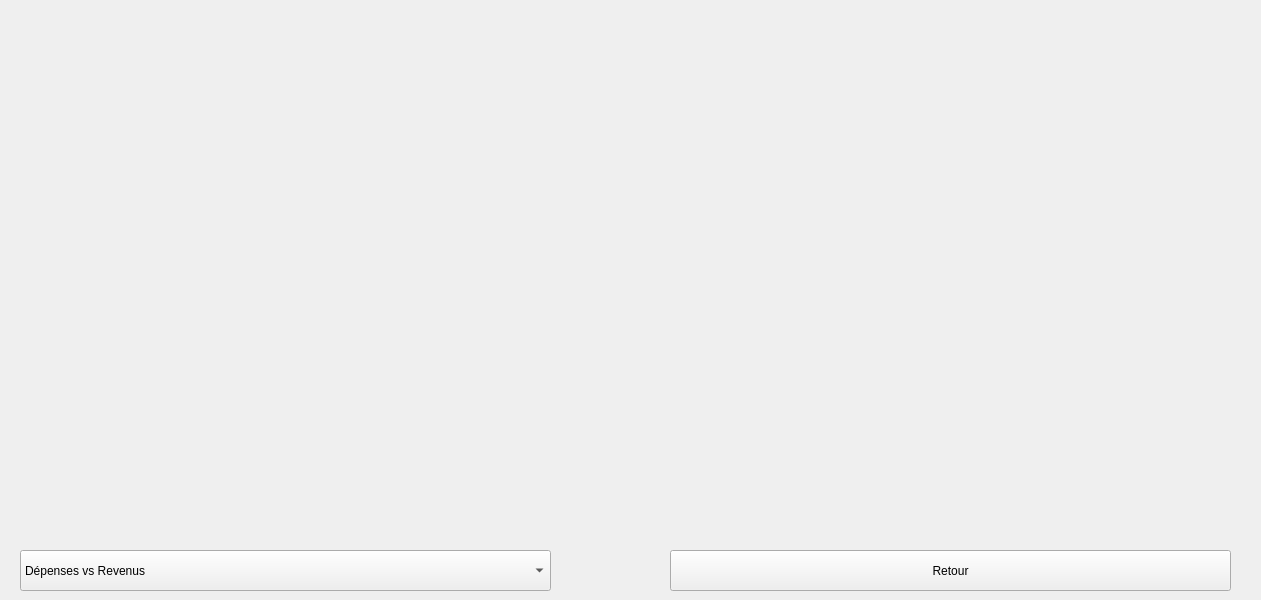
            <widget class="QWidget" name="statsF">
             <widget class="QComboBox" name="comboBox_3">
              <property name="geometry">
               <rect>
                <x>20</x>
                <y>550</y>
                <width>531</width>
                <height>41</height>
               </rect>
              </property>
              <item>
               <property name="text">
                <string>Dépenses vs Revenus</string>
               </property>
              </item>
              <item>
               <property name="text">
                <string>Statistiques de Revenus</string>
               </property>
              </item>
              <item>
               <property name="text">
                <string>Statistiques de Dépenses</string>
               </property>
              </item>
             </widget>
             <widget class="QLabel" name="stat_pub_3">
              <property name="geometry">
               <rect>
                <x>10</x>
                <y>30</y>
                <width>1242</width>
                <height>451</height>
               </rect>
              </property>
              <property name="text">
               <string/>
              </property>
             </widget>
             <widget class="QPushButton" name="retour_stat_4">
              <property name="geometry">
               <rect>
                <x>670</x>
                <y>550</y>
                <width>561</width>
                <height>41</height>
               </rect>
              </property>
              <property name="text">
               <string>Retour</string>
              </property>
             </widget>
            </widget>
